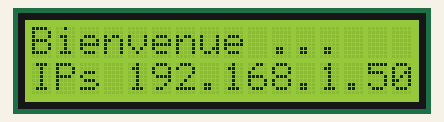
A program run on a simulated Raspberry Pi (BCM pin numbers). Parts: 16×2 character LCD. System figures (address, load, memory, disk, uptime) are fixed made-up values; one TCP client connects 1 s after the port opens and stays connected; threads take turns every 2 ms; what the program prints to the terminal is not drawn.

Above: at 0.1 s.
At 5.2 s:
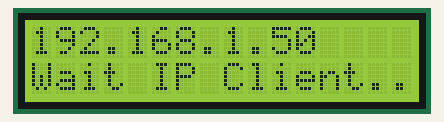

Measured:
- what the display in image 1 shows lasts 6.0 s, from 5.1 s to 11.1 s

The program:

mainServeur.py
```python
#!/usr/bin/python

# Auteur : F.Lavaud
# Carte : Raspberry Pi

# ====================================
# Variable globale
# ====================================

import VariableGlob as GLOB


# ====================================
# liste des imports
# ====================================

import def_func_ServeurNetwork as ServeurNetwork
import def_func_LCD as LCD
import sys
import os
import time
import socket
import RPi.GPIO as GPIO

GPIO.setwarnings(False)


# ====================================
# PROGRAMME PRINCIPAL
# ====================================

print "\n---------------------------------"

# Initialisation de l ecran LCD

ecran = LCD.Init()
ecran.clear()

cmd   = "ip addr show wlan0 | grep inet | awk '{print $2}' | cut -d/ -f1"
ligne = LCD.run_cmd( cmd )

ecran.clear()
ecran.message( 'Bienvenue ...\n' )
ecran.message( 'IPs %s\n' % ligne )
time.sleep(5)

# Initialisation du serveur

GLOB.conn_client = {}                # dictionnaire des connexions clients
GLOB.adresse     = {}

iter   = 0
while True :
	iter = iter + 1
	Socket    = ServeurNetwork.InitConnexion()
	if ( Socket == 0 ) :
		ecran.clear()
		ecran.message( 'Socket non dispo.\n' )
		ecran.message( 'Try again %d\n' %iter )
		time.sleep(1)
	else :
		break

print "Serveur demarre avec succes."
print "Attente d'une connexion cliente."
ecran.clear()
ecran.message( '%s\n' % ligne )
ecran.message( 'Wait IP Client...\n' )
time.sleep( 5 )

while True :
	it = ServeurNetwork.WaitNewClient( Socket, ecran )
	print "\nCLT IN \t %15s tracked by %10s\n" %( GLOB.adresse[it], it )

	ecran.clear()
	ecran.message( 'New client:\n' )
	ecran.message( '%s' % GLOB.adresse[it] )

	if GLOB.NbrClient < 0 :
		print "Arret volontaire du systeme"
		for i in -GLOB.NbrClient :
			print "\t --> Arret du thread %s" %NameThread[i]
			PThread[i]._Thread__stop()
		break

ecran.clear()
ecran.message( 'Arret systeme\n' )
ecran.message( 'Au revoir !' )

print "---------------------------------\n"
```

VariableGlob.py
```python
#!/usr/bin/python

# Auteur : F.Lavaud
# Carte : Raspberry Pi

# ====================================
# Allocation des variables serveurs
# ====================================

#HOST = '172.20.10.2'
HOST = '192.168.0.41'
PORT = 40000

NbrClient   = 0
PThread     = {}
NameThread  = {}
conn_client = {}
adresse     = {}


# ====================================
# Allocation des autres variables
# ====================================
```

def_func_ServeurNetwork.py
```python
#!/usr/bin/python

# Auteur : F.Lavaud
# Carte : Raspberry Pi

# ====================================
# Variable globale
# ====================================

import VariableGlob as GLOB


# ====================================
# liste des imports
# ====================================

import sys
import socket
import os
import time
import def_func_LCD as LCD

import threading


# =====================================================
# Definition de la Class ThreadClient
# =====================================================

class ThreadClient( threading.Thread ):

	'''derivation d'un objet thread pour gerer la connexion avec un client'''

	def __init__( self, conn, ecrlcd ) :

		threading.Thread.__init__(self)
		self.connexion = conn
		self.ecranlcd  = ecrlcd

	def run(self) :

		# Dialogue avec le client :

		nom = self.getName()        # nom du thread
		ip  = GLOB.adresse[ nom ]   # adresse ip

		while 1:
			msgClient = self.connexion.recv(1024)
			print "MSG IN \t %15s" %ip + ":%10s" %nom + " \t '%s" %msgClient + "'"

			# Faire suivre le message a tous les autres clients

			for cle in GLOB.conn_client:
				if cle != nom and msgClient != "FIN" :      # ne pas le renvoyer a l emetteur
					ip2 = GLOB.adresse[ cle ]
					print "MSG OUT  %15s:%10s -> %15s:%10s \t '%s'" % (ip, nom, ip2, cle, msgClient)
					GLOB.conn_client[cle].send( msgClient )

			# Traite le message

			if ( ( msgClient == "FIN" ) or ( msgClient == "WEB_REBOOT" ) or ( msgClient == "WEB_SHUTDOWN" ) ) :
				break
			elif ( msgClient[0:3] == "LCD" ) :
				# Affiche sur l'ecran LCD le message recu
				self.ecranlcd = LCD.Init()
				self.ecranlcd.clear()
				#self.ecranlcd.message( 'Client say :\n' )
				self.ecranlcd.message( msgClient[4:] + '\n' )

		# Fermeture de la connexion

		self.connexion.close()      		# couper la connexion cote serveur
		del GLOB.conn_client[nom]			# supprimer son entree dans le dictionnaire
		GLOB.NbrClient = GLOB.NbrClient - 1
		print "\nCLT OUT\t %15s tracked by %10s\n" % (GLOB.adresse[nom], nom)

		if ( msgClient == "WEB_REBOOT" ) :
			print "Reboot du systeme demande."
			self.ecranlcd.clear()
			self.ecranlcd.message( 'Reboot...\n' )
			os.system( "shutdown -r now" )
		elif ( msgClient == "WEB_SHUTDOWN" ) :
			print "Arret du systeme demande."
			self.ecranlcd.clear()
			self.ecranlcd.message( 'Shutdown...\n' )
			os.system( "shutdown -h now" )

		# Le thread se termine ici


# ====================================
# Initialisation du Serveur
# Input  : aucune
# Output : socket
# ====================================

def InitConnexion() :

	cmd   = "ip addr show wlan0 | grep inet | awk '{print $2}' | cut -d/ -f1"
	GLOB.HOST = LCD.run_cmd( cmd )
	print "Lancement du serveur sur IP=", GLOB.HOST

	# creation du socket

	mySocket = socket.socket( socket.AF_INET, socket.SOCK_STREAM )

	# liaison du socket a une adresse precise

	try:
		mySocket.bind( ( GLOB.HOST, GLOB.PORT ) )
	except socket.error:
		print "La liaison du socket a l'adresse choisie a echoue."
		mySocket = 0
    	#sys.exit()

	return mySocket


# ====================================
# Initialisation du serveur - Mise en place du socket
# Input  : socket
# Output : it, connexion, adresse
# ====================================

def WaitNewClient( mySocket, ecran ) :

		# Attente de la requete de connexion d un client
    	##print "SERVEUR : Pret, en attente d'un client ..."

    	mySocket.listen( 5 )

    	# Etablissement de la connexion

    	connexion, adresse = mySocket.accept()
    	##print "SERVEUR : Client connecte, adresse IP %s, port %s" % ( adresse[0], adresse[1] )

    	# Creer un nouvel objet thread pour gerer la connexion

    	th = ThreadClient( connexion, ecran )
    	th.start()

    	# Memoriser la connexion dans le dictionnaire

    	it = th.getName()        # identifiant du thread
        GLOB.NbrClient = GLOB.NbrClient + 1
        GLOB.NameThread[ GLOB.NbrClient-1 ] = it
    	GLOB.conn_client[it]                = connexion
        GLOB.adresse[it]                    = adresse[0]
	GLOB.PThread[it]                    = th
    	##print "\n==> NEW CLIENT : %s connecte,  %s:%s <==" %(it, adresse[0], adresse[1])

    	# Dialogue avec le client

    	connexion.send("Vous etes connectes. Envoyez vos messages.")

	return it
```

def_func_LCD.py
```python
#!/usr/bin/python

# Auteur : F.Lavaud
# Carte : Raspberry Pi

from Adafruit_CharLCD import Adafruit_CharLCD
from subprocess import *
from time import sleep, strftime
from datetime import datetime


# ==========================================
# Initialisation de l ecran LCD
# Input  : aucune
# Output : lcd
# ==========================================
def Init() :
	lcd = Adafruit_CharLCD()
	lcd.begin( 16, 2 )

	return lcd


def run_cmd( cmd ) :
	p = Popen( cmd, shell=True, stdout=PIPE )
	output = p.communicate()[0]

	return output
```
